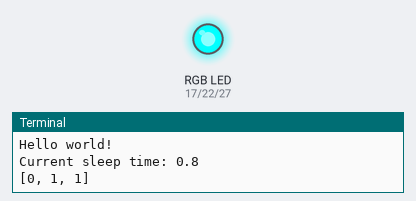
Recording of a program running on a simulated Raspberry Pi (BCM pin numbers). Shown: an RGB LED mixed from three pins (HIGH = lit), the last lines printed to the terminal.

Above: at 1.4 s.
At 23.6 s:
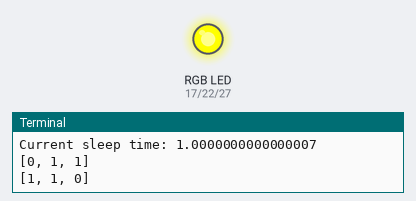
At 24.6 s:
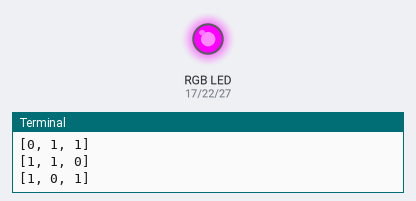
Timing chart, 0 to 32.4 s (numbered marks = the images above):
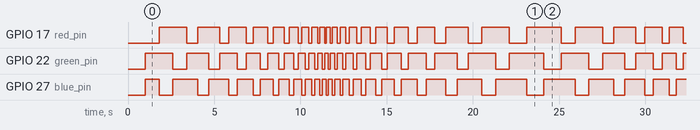

The program:

rgb_led_demo.py
```python
import time
import RPi.GPIO as GPIO

# Set the pin numbering mode to BCM (Broadcom)
GPIO.setmode(GPIO.BCM)

# Pin assignments
red_pin = 17
green_pin = 22
blue_pin = 27

# Setup GPIO pins as output
GPIO.setup(red_pin, GPIO.OUT)
GPIO.setup(green_pin, GPIO.OUT)
GPIO.setup(blue_pin, GPIO.OUT)

# RGB values (initial state)
rgb = [0, 1, 1]

# Function to rotate the RGB values
def rotate(x):
    z = x[0]
    for i in range(len(x)-1):
        x[i] = x[i+1]
    x[-1] = z

# Function to set the LED states
def set_leds():
    GPIO.output(red_pin, rgb[0])
    GPIO.output(green_pin, rgb[1])
    GPIO.output(blue_pin, rgb[2])
    print(rgb)

# Initial delay before starting
time.sleep(1)
print("Hello world!")

# Initial sleep time and ramp toggle
sleep_time = 1
ramp_toggle = True

# Main loop
try:
    while True:
        for _ in range(10):
            # Adjust sleep time based on ramp_toggle
            sleep_time *= 0.8 if ramp_toggle else 1.25
            print(f"Current sleep time: {sleep_time}")
            for _ in range(3):
                set_leds()
                rotate(rgb)
                time.sleep(sleep_time)
        ramp_toggle = not ramp_toggle

# Clean up GPIO pins on KeyboardInterrupt (Ctrl+C)
except KeyboardInterrupt:
    print("Program interrupted. Cleaning up GPIO...")
    GPIO.cleanup()
```

Measured:
- by itself, GPIO 17 (red_pin), GPIO 22 (green_pin), GPIO 27 (blue_pin): moves between LOW and HIGH, repeating every 24.1 s
- by itself, everything shown: repeats every 24.1 s, in 60 steps
